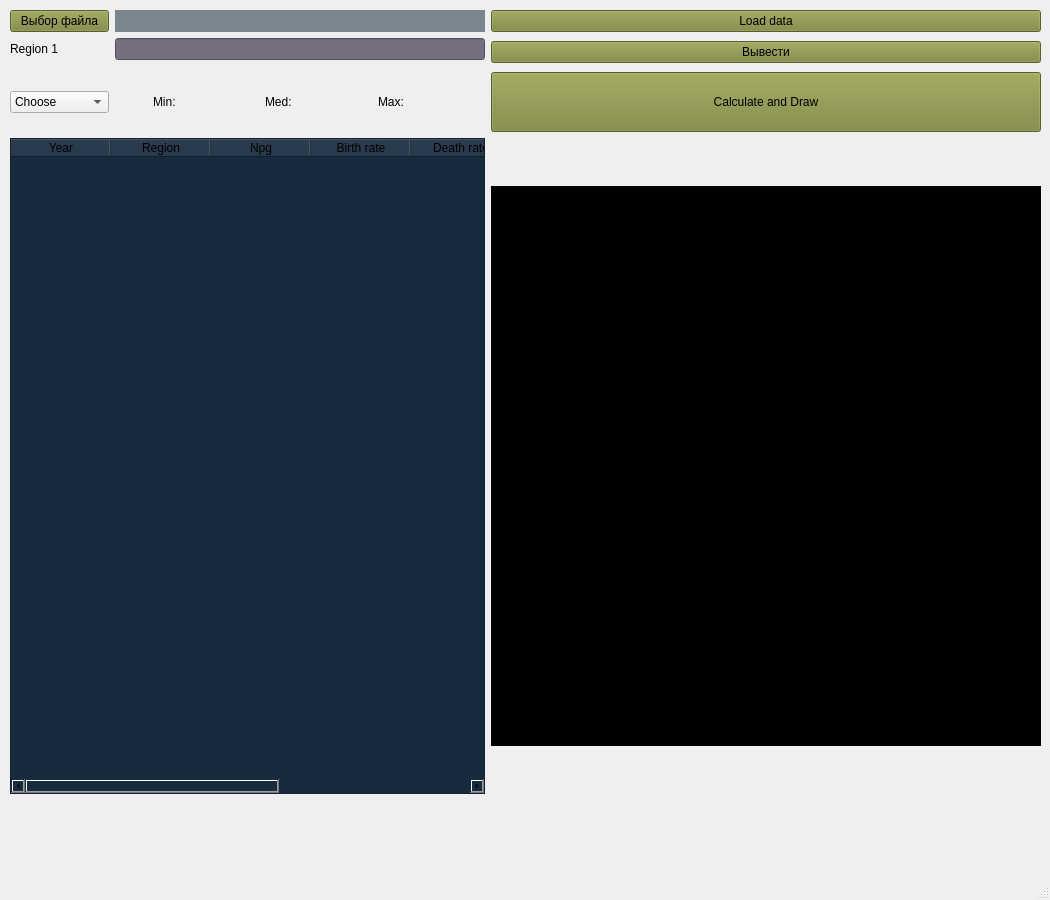
<?xml version="1.0" encoding="UTF-8"?>
<ui version="4.0">
 <class>MainWindow</class>
 <widget class="QMainWindow" name="MainWindow">
  <property name="geometry">
   <rect>
    <x>0</x>
    <y>0</y>
    <width>1050</width>
    <height>900</height>
   </rect>
  </property>
  <property name="minimumSize">
   <size>
    <width>1050</width>
    <height>900</height>
   </size>
  </property>
  <property name="maximumSize">
   <size>
    <width>1050</width>
    <height>900</height>
   </size>
  </property>
  <property name="windowTitle">
   <string>MainWindow</string>
  </property>
  <widget class="QWidget" name="centralwidget">
   <widget class="QWidget" name="gridLayoutWidget">
    <property name="geometry">
     <rect>
      <x>10</x>
      <y>10</y>
      <width>1031</width>
      <height>784</height>
     </rect>
    </property>
    <layout class="QGridLayout" name="gridLayout">
     <item row="10" column="11">
      <widget class="QLabel" name="lblDraw">
       <property name="minimumSize">
        <size>
         <width>550</width>
         <height>560</height>
        </size>
       </property>
       <property name="maximumSize">
        <size>
         <width>550</width>
         <height>560</height>
        </size>
       </property>
       <property name="styleSheet">
        <string notr="true">background-color: rgb(0, 0, 0);</string>
       </property>
       <property name="text">
        <string/>
       </property>
      </widget>
     </item>
     <item row="3" column="11">
      <widget class="QPushButton" name="btnCalculateMetrix">
       <property name="minimumSize">
        <size>
         <width>0</width>
         <height>60</height>
        </size>
       </property>
       <property name="maximumSize">
        <size>
         <width>16777215</width>
         <height>60</height>
        </size>
       </property>
       <property name="styleSheet">
        <string notr="true">background-color: rgb(124, 133, 57);</string>
       </property>
       <property name="text">
        <string>Calculate and Draw</string>
       </property>
      </widget>
     </item>
     <item row="3" column="2">
      <widget class="QLabel" name="lblMin">
       <property name="text">
        <string>Min:</string>
       </property>
      </widget>
     </item>
     <item row="3" column="9" colspan="2">
      <widget class="QLabel" name="lblForMax">
       <property name="text">
        <string/>
       </property>
      </widget>
     </item>
     <item row="3" column="0">
      <widget class="QComboBox" name="comboBox">
       <item>
        <property name="text">
         <string>Choose</string>
        </property>
       </item>
       <item>
        <property name="text">
         <string>Npg</string>
        </property>
       </item>
       <item>
        <property name="text">
         <string>BirthRate</string>
        </property>
       </item>
       <item>
        <property name="text">
         <string>DeathRate</string>
        </property>
       </item>
       <item>
        <property name="text">
         <string>Gdw</string>
        </property>
       </item>
       <item>
        <property name="text">
         <string>Urbanization</string>
        </property>
       </item>
      </widget>
     </item>
     <item row="3" column="8">
      <widget class="QLabel" name="lblMax">
       <property name="text">
        <string>Max:</string>
       </property>
      </widget>
     </item>
     <item row="0" column="0">
      <widget class="QPushButton" name="btnChooseFile">
       <property name="styleSheet">
        <string notr="true">background-color: rgb(124, 133, 57);</string>
       </property>
       <property name="text">
        <string>Выбор файла</string>
       </property>
      </widget>
     </item>
     <item row="10" column="0" colspan="11">
      <widget class="QTableWidget" name="table">
       <property name="styleSheet">
        <string notr="true">background-color: rgb(24, 43, 62);
</string>
       </property>
       <column>
        <property name="text">
         <string>Year</string>
        </property>
       </column>
       <column>
        <property name="text">
         <string>Region</string>
        </property>
       </column>
       <column>
        <property name="text">
         <string>Npg</string>
        </property>
       </column>
       <column>
        <property name="text">
         <string>Birth rate</string>
        </property>
       </column>
       <column>
        <property name="text">
         <string>Death rate</string>
        </property>
       </column>
       <column>
        <property name="text">
         <string>Gdw</string>
        </property>
       </column>
       <column>
        <property name="text">
         <string>Urbanization</string>
        </property>
       </column>
      </widget>
     </item>
     <item row="1" column="11" rowspan="2">
      <widget class="QPushButton" name="btnOutput">
       <property name="styleSheet">
        <string notr="true">background-color: rgb(124, 133, 57);
</string>
       </property>
       <property name="text">
        <string>Вывести</string>
       </property>
      </widget>
     </item>
     <item row="3" column="6" colspan="2">
      <widget class="QLabel" name="lblForMed">
       <property name="text">
        <string/>
       </property>
      </widget>
     </item>
     <item row="0" column="11">
      <widget class="QPushButton" name="btnLoadData">
       <property name="styleSheet">
        <string notr="true">background-color: rgb(124, 133, 57);</string>
       </property>
       <property name="text">
        <string>Load data</string>
       </property>
      </widget>
     </item>
     <item row="0" column="1" colspan="10">
      <widget class="QLabel" name="lblOutputName">
       <property name="styleSheet">
        <string notr="true">background-color:rgb(123, 133, 142);</string>
       </property>
       <property name="text">
        <string/>
       </property>
      </widget>
     </item>
     <item row="1" column="1" colspan="10">
      <widget class="QLineEdit" name="inputRegion">
       <property name="styleSheet">
        <string notr="true">background-color: rgb(118, 112, 126);
</string>
       </property>
      </widget>
     </item>
     <item row="3" column="5">
      <widget class="QLabel" name="lblMed">
       <property name="text">
        <string>Med:</string>
       </property>
      </widget>
     </item>
     <item row="3" column="3" colspan="2">
      <widget class="QLabel" name="lblForMin">
       <property name="text">
        <string/>
       </property>
      </widget>
     </item>
     <item row="1" column="0">
      <widget class="QLabel" name="label">
       <property name="text">
        <string>Region 1</string>
       </property>
      </widget>
     </item>
    </layout>
   </widget>
  </widget>
  <widget class="QMenuBar" name="menubar">
   <property name="geometry">
    <rect>
     <x>0</x>
     <y>0</y>
     <width>1050</width>
     <height>21</height>
    </rect>
   </property>
  </widget>
  <widget class="QStatusBar" name="statusbar"/>
 </widget>
 <resources/>
 <connections/>
</ui>
